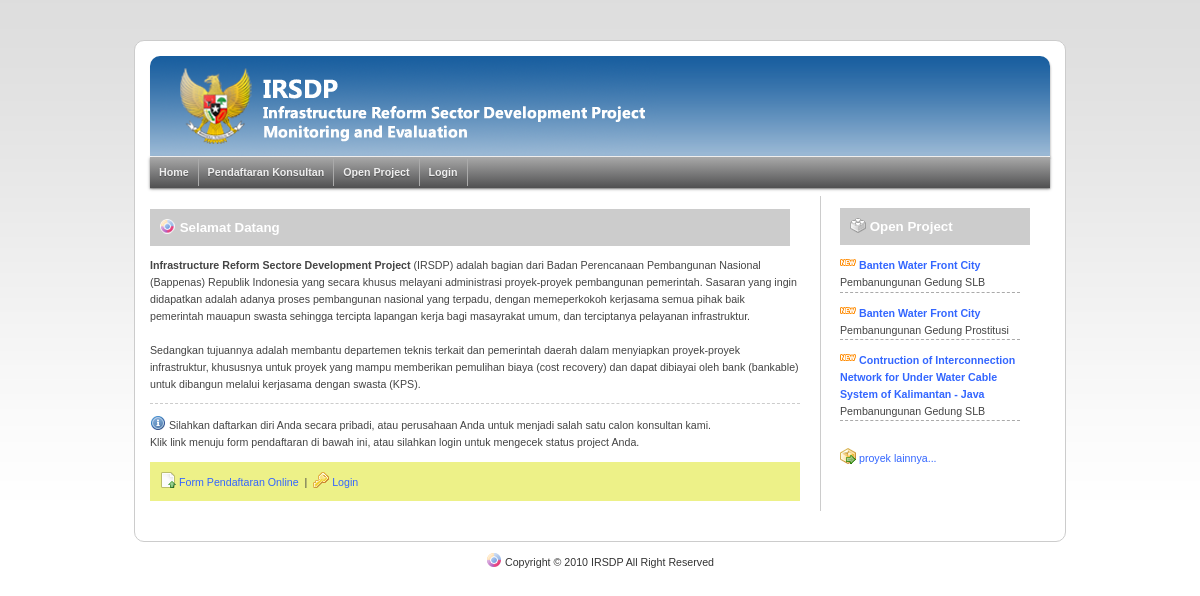
The page / on the database its author committed.
### tables this page shows
CREATE TABLE IF NOT EXISTS `tender_data` (
  `idtender_data` int(11) NOT NULL auto_increment,
  `idproj` int(11) default NULL,
  `deskripsi` varchar(45) default NULL,
  `tgl_mulai` varchar(45) default NULL,
  `tgl_selesai` varchar(45) default NULL,
  `tipe_tender` varchar(45) default NULL COMMENT 'Jenis ada ditabel ttp hrs ditanyakan detilnya - ',
  `penanggung_jawab` varchar(45) default NULL,
  `idproj_flow` int(11) default NULL,
  `idpemenang` int(11) NOT NULL COMMENT 'link ke tabel perusahaan',
  PRIMARY KEY  (`idtender_data`)
);

CREATE TABLE IF NOT EXISTS `project_profile` (
  `idproject_profile` int(11) NOT NULL auto_increment,
  `pin` varchar(10) default NULL,
  `nama` varchar(100) NOT NULL,
  `ppp_book_code` varchar(45) NOT NULL,
  `usulan_lpd` varchar(45) NOT NULL,
  `lokasi` varchar(45) default NULL,
  `bpsid_propinsi` varchar(10) NOT NULL,
  `id_kategori` int(11) default NULL,
  `id_loan` int(11) default NULL,
  `surat_lpd` tinyint(4) default '0',
  `appr_dprd` tinyint(4) default '0',
  `ppp_form` tinyint(4) default '0',
  `doc_fs` tinyint(4) default '0',
  `tgl_usulan` date default NULL,
  `tgl_diisi` date default NULL,
  `tgl_revisi` date default NULL,
  `idoperator` int(11) default NULL,
  `last_idref_status` int(11) NOT NULL,
  `tipe_proyek` tinyint(1) NOT NULL default '1',
  PRIMARY KEY  (`idproject_profile`),
  UNIQUE KEY `pin_UNIQUE` (`pin`),
  KEY `fk_project_profile_kategori` (`id_kategori`),
  KEY `fk_project_profile_loan1` (`id_loan`),
  KEY `fk_project_profile_pic1` (`idoperator`)
);

### system/application/controllers/auth.php (called while the page is built, shortened)
<?php
class Auth extends Controller {
	function Auth()
	{
		$this->load->model('irsdp_model');
	}
	function index()
	{
		$this->home();
	}
	function home()
	{
		$data['main'] = 'auth/home';
		$data['header']='Selamat Datang';
		$data['headerside']='Open Project';
		$this->load->view('auth/home', $data);
	}
}

### system/codeigniter/CodeIgniter.php (called while the page is built, shortened)
<?php  if ( ! defined('BASEPATH')) exit('No direct script access allowed');
$EXT =& load_class('Hooks');
$EXT->_call_hook('pre_system');
$URI =& load_class('URI');
$RTR =& load_class('Router');
$method = $RTR->fetch_method();
$EXT->_call_hook('pre_controller');
$CI = new $class();
if ($RTR->scaffolding_request === TRUE)
{
	if ($EXT->_call_hook('scaffolding_override') === FALSE)
	{
		$CI->_ci_scaffolding();
	}
}
else
{
	if (method_exists($CI, '_remap'))
	{
		$CI->_remap($method);
	}
	else
	{
		call_user_func_array(array(&$CI, $method), array_slice($URI->rsegments, 2));
	}
}

### index.php (called while the page is built, shortened)
<?php
require_once BASEPATH.'codeigniter/CodeIgniter'.EXT;

### system/codeigniter/Base5.php (called while the page is built)
<?php  if ( ! defined('BASEPATH')) exit('No direct script access allowed');
class CI_Base {
	private static $instance;
	public function CI_Base()
	{
		self::$instance =& $this;
	}
	public static function &get_instance()
	{
		return self::$instance;
	}
}
function &get_instance()
{
	return CI_Base::get_instance();
}

### system/application/models/irsdp_model.php (called while the page is built, shortened)
<?php
class Irsdp_model extends Model {
	function get_nama_proyek_for_welcome($idproj)
	{
		$this->db->where('idproject_profile', $idproj);
		$query = $this->db->get('project_profile');
		foreach($query->result() as $row)
			return $row->nama;
	}
}

### system/application/views/auth/home.php (the view, shortened to what this page needs)
<!DOCTYPE HTML PUBLIC "-//W3C//DTD HTML 4.01 Transitional//EN" "http://www.w3.org/TR/html4/loose.dtd">
<html>
<head>
<link rel="stylesheet" type="text/css" href="<?php echo $this->config->item('css_path');?>style.css"/>
</head>
<body>
<div id="container2">
	<div id="header2">
		<div id="header_left">
			<img align="left" src="<?php echo $this->config->item('img_path')?>banner_blue_gradasi.png" />
		</div>
	</div>
	<?php $this->load->view('auth/menu'); ?>
	<div id="welcome">
	<h3><img src="<?php echo $this->config->item('img_path');?>/irsdp_unity16s.png" />&nbsp;<?php echo $header; ?></h3>
	<p class="tandain2">
		<strong>Infrastructure Reform Sectore Development Project</strong> (IRSDP) adalah bagian dari Badan Perencanaan Pembangunan Nasional (Bappenas) Republik Indonesia yang secara khusus
		melayani administrasi proyek-proyek pembangunan pemerintah. Sasaran yang ingin didapatkan adalah adanya proses pembangunan nasional yang terpadu, dengan memeperkokoh kerjasama semua pihak
		baik pemerintah mauapun swasta sehingga tercipta lapangan kerja bagi masayrakat umum, dan terciptanya pelayanan infrastruktur.<br /><br />
		Sedangkan tujuannya adalah membantu departemen teknis terkait dan pemerintah daerah dalam
		menyiapkan proyek-proyek infrastruktur, khususnya untuk proyek yang mampu memberikan pemulihan biaya (cost recovery)
		dan dapat dibiayai oleh bank (bankable) untuk dibangun melalui kerjasama dengan swasta (KPS).
	</p>
	<p>
		<img src="<?php echo $this->config->item('icon_path');?>/information.png" />&nbsp;Silahkan daftarkan diri Anda secara pribadi, atau perusahaan Anda untuk menjadi salah satu calon konsultan kami.<br />
		Klik link menuju form pendaftaran di bawah ini, atau silahkan login untuk mengecek status project Anda.<br />
	</p>
	<p class="tandain">
		<a href="<?php echo site_url()."/auth/daftar"; ?>"><img src="<?php echo $this->config->item('icon_path');?>/page_white_get.png" />&nbsp;Form Pendaftaran Online</a>&nbsp;&nbsp;|&nbsp;&nbsp;<a href="<?php echo site_url()."/auth/login"; ?>"><img src="<?php echo $this->config->item('icon_path');?>/key.png" />&nbsp;Login</a>
	</p>
	</div>
	<div id="sidepost">
	<h3><img src="<?php echo $this->config->item('icon_path');?>/brick.png" />&nbsp;<?php echo $headerside; ?></h3>
	<p>
		<?php
		$this->db->orderby('idtender_data','desc');
		$query = $this->db->get('tender_data',3);
		if($query->num_rows() > 0)
		{
		foreach($query->result() as $row)
		{
			echo "<div class='listing'>";
			echo "<strong><a href='".site_url('auth/open_project/'.$row->idproj)."'><img src='".$this->config->item('icon_path')."/new.png' />&nbsp;".$this->irsdp_model->get_nama_proyek_for_welcome($row->idproj)."</strong></a><br />".$row->deskripsi;
			echo "</div>";
		}
		echo "<br /><a href='".site_url('auth/open_project/all')."'><img src='".$this->config->item('icon_path')."/package_go.png' />&nbsp;proyek lainnya...</a>";
		}
		else
			echo "belum ada tender proyek yang dibuka.";
		?>
	</p>
	</div>
</div>
<div id="footer"><img src="<?php echo $this->config->item('img_path');?>irsdp_unity16.png" />&nbsp;Copyright &copy; 2010 IRSDP All Right Reserved</div>
</body>
</html>

### system/application/views/auth/menu.php
<div class="sub_menu_container">
<ul id="nav">
	<li><a href="<?php echo site_url()."/auth";?>">Home</a></li>
	<li><a href="<?php echo site_url()."/auth/daftar";?>">Pendaftaran Konsultan</a>
	<li><a href="<?php echo site_url()."/auth/open_project";?>">Open Project</a></li>
	<li><a href="<?php echo site_url()."/auth/login";?>">Login</a>
</ul>
</div>

### media/css/style.css (style rules this page uses)
body { font-family: Helvetica, Verdana, sans-serif; font-size: 8pt; line-height: 1.6em; margin: 0; margin-left: auto; margin-right: auto; padding: 0; background: url(../images/bg_log.png) repeat-x; color: #444444; }
a, a:link, a:visited { text-decoration: none; color:#3366FF; }
img { border: 0; }
h3 { font-size: 10pt; font-weight: bold; color:#666666; margin-right:10px; }
#container2 { width: 900px; margin: 10px auto; padding: 15px; margin-top:40px; background: #FFF; border: 1px solid #CCC; min-height:470px; -webkit-border-bottom-left-radius: 10px; -moz-border-radius-bottomleft: 10px; -webkit-border-bottom-right-radius: 10px; -moz-border-radius-bottomright: 10px; -webkit-border-top-left-radius: 10px; -moz-border-radius-topleft: 10px; -webkit-border-top-right-radius: 10px; -moz-border-radius-topright: 10px; }
#welcome { border-right:1px solid #ccc; padding-right:20px; width:650px; position:absolute; margin-top:-12px; }
#welcome h3, #sidepost h3 { background: #ccc; filter: progid:DXImageTransform.Microsoft.gradient(startColorstr='#95b5d3', endColorstr='#ffffff'); background: -webkit-gradient(linear, left, right, from(#95b5d3), to(#ffffff)); background: -moz-linear-gradient(left, #95b5d3, #ffffff); padding-bottom:10px; padding-top:10px; padding-left:10px; color:#fff; margin-bottom:0px; }
#welcome img, #sidepost img { vertical-align:text-bottom; }
#welcome .tandain { padding:10px; background: #edf188; filter: progid:DXImageTransform.Microsoft.gradient(startColorstr='#edf188', endColorstr='#ffffff'); background: -webkit-gradient(linear, left, right, from(#edf188), to(#ffffff)); background: -moz-linear-gradient(left, #edf188, #ffffff); }
#welcome .tandain2 { padding-bottom:10px; border-bottom:1px dashed #ccc; }
#sidepost { padding-top:0px; padding-left:20px; width:200px; left:670px; position:relative; }
#sidepost .listing { border-bottom:1px dashed #aaa; margin-bottom:10px; margin-top:0px; padding:0px; width:180px; }
#header2 { color: #f5f5f5; background: url(../images/bg_header_blue_gradasi.png) repeat-x; height: 100px; border-bottom: 1px solid #FFFFFF; padding-left:5px; -webkit-border-top-left-radius: 10px; -moz-border-radius-topleft: 10px; -webkit-border-top-right-radius: 10px; -moz-border-radius-topright: 10px; -webkit-box-shadow: 1px 2px 2px rgba(0, 0, 0, .2); -moz-box-shadow: 1px 2px 2px rgba(0, 0, 0, .2); }
#header_left { float: left; font-size: 24px; }
#header_left img { float: left; margin: 0 5px; }
.sub_menu_container { background: #d1d1d1; filter: progid:DXImageTransform.Microsoft.gradient(startColorstr='#ebebeb', endColorstr='#a1a1a1'); background: -webkit-gradient(linear, left top, left bottom, from(#ebebeb), to(#a1a1a1)); background: -moz-linear-gradient(top, #ebebeb, #a1a1a1); color: #444; -webkit-box-shadow: 0 1px 1px rgba(0, 0, 0, .2); -moz-box-shadow: 0 1px 1px rgba(0, 0, 0, .2); box-shadow: 0 1px 1px rgba(0, 0, 0, .2); text-shadow: 0 1px 0 rgba(255, 255, 255, .8); margin-bottom:20px; width:100%; }
#footer { text-align: center; color: #333; padding-bottom:5px; }
#footer img { vertical-align:text-bottom; }
#nav { margin: 0; padding: 0px; line-height: 100%; padding-top:2px; padding-bottom:0px; -webkit-border-radius: 0em; -moz-border-radius: 0em; -webkit-box-shadow: 0 1px 3px rgba(0, 0, 0, .4); -moz-box-shadow: 0 1px 3px rgba(0, 0, 0, .4); background: #8b8b8b; filter: progid:DXImageTransform.Microsoft.gradient(startColorstr='#a9a9a9', endColorstr='#505051'); background: -webkit-gradient(linear, left top, left bottom, from(#a9a9a9), to(#505051)); background: -moz-linear-gradient(top, #a9a9a9, #505051); border: solid 0px #6d6d6d; width:100%; }
#nav li { margin: 0 0px 2px;; padding: 0 1px 0px; float: left; position: relative; list-style: none; border-right: solid 1px #aaa; }
#nav a { font-weight: bold; color: #eeeeee; text-decoration: none; display: block; padding: 8px; margin: 0; -webkit-border-radius: 0em; -moz-border-radius: 0em; text-shadow: 0 1px 1px rgba(0, 0, 0, .3); }
#nav:after { content: "."; display: block; clear: both; visibility: hidden; line-height: 0; height: 0; }
#nav { display: inline-block; width:100%; }

### rows shown on the page
tender_data: idproj.nama "Banten Water Front City", deskripsi "Pembanungunan Gedung SLB"
tender_data: idproj.nama "Banten Water Front City", deskripsi "Pembanungunan Gedung Prostitusi"
tender_data: idproj.nama "Contruction of Interconnection Network for Under Water Cable System of Kalimantan - Java", deskripsi "Pembanungunan Gedung SLB"

### other values the page prints
$header "Selamat Datang"
$headerside "Open Project"
